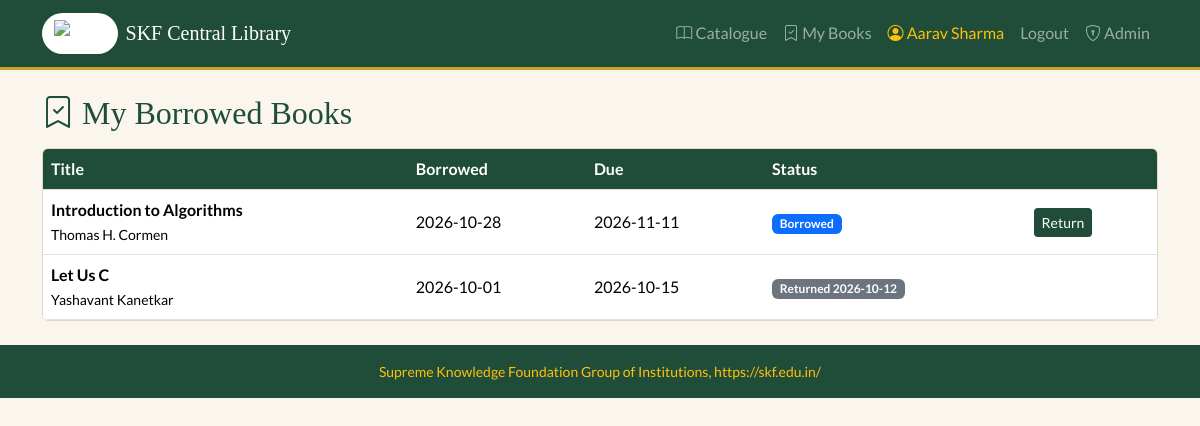
The page /my_books.php (signed in) on the database its author committed.
### tables this page shows
CREATE TABLE borrowings (
  id INT AUTO_INCREMENT PRIMARY KEY,
  student_id INT,
  book_id INT,
  borrow_date VARCHAR(10),
  due_date VARCHAR(10),
  return_date VARCHAR(10) NULL
);

CREATE TABLE books (
  id INT AUTO_INCREMENT PRIMARY KEY,
  title VARCHAR(150),
  author VARCHAR(100),
  category VARCHAR(50),
  isbn VARCHAR(20),
  copies INT,
  available INT
);

### my_books.php (the view, shortened to what this page needs)
<?php
include "db.php";
$sid = $_SESSION['student_id'];
$today = date('Y-m-d');
include "header.php";
$rows = mysqli_query($conn, "SELECT borrowings.*, books.title, books.author FROM borrowings JOIN books ON borrowings.book_id = books.id WHERE borrowings.student_id=$sid ORDER BY borrowings.borrow_date DESC");
?>
<h2 class="mb-3"><i class="bi bi-bookmark-check"></i> My Borrowed Books</h2>
<div class="table-responsive card">
<table class="table align-middle mb-0">
  <thead><tr><th>Title</th><th>Borrowed</th><th>Due</th><th>Status</th><th></th></tr></thead>
  <tbody>
  <?php
  while ($r = mysqli_fetch_assoc($rows)) {
      echo "<tr><td><strong>" . $r['title'] . "</strong><br><small>" . $r['author'] . "</small></td>";
      echo "<td>" . $r['borrow_date'] . "</td><td>" . $r['due_date'] . "</td>";
      if ($r['return_date'] != "") {
          echo "<td><span class='badge bg-secondary'>Returned " . $r['return_date'] . "</span></td><td></td>";
      } else {
          if ($r['due_date'] < $today) {
              echo "<td><span class='badge bg-danger'>Overdue</span></td>";
          } else {
              echo "<td><span class='badge bg-primary'>Borrowed</span></td>";
          }
          echo "<td><a class='btn btn-sm btn-forest' href='return_book.php?id=" . $r['id'] . "'>Return</a></td>";
      }
      echo "</tr>";
  }
  ?>
  </tbody>
</table>
</div>
<?php include "footer.php"; ?>

### head.php (style rules this page uses)
body { background:#faf6ee; font-family:'Lato',sans-serif; color:#2b2b2b; }
h1,h2,h3,h4,h5,.brand { font-family:'Playfair Display',serif; color:#1f4d3a; }
.btn-forest { background:#1f4d3a; color:#fff; border:none; }
.card { border:1px solid #e3d9c2; background:#fffdf8; }
.table thead th { background:#1f4d3a; color:#fff; font-weight:700; }

### rows shown on the page
borrowings: book.title "Introduction to Algorithms", book.author "Thomas H. Cormen", borrow_date "2026-10-28", due_date "2026-11-11", shows "Borrowed"
borrowings: book.title "Let Us C", book.author "Yashavant Kanetkar", borrow_date "2026-10-01", due_date "2026-10-15", return_date "2026-10-12"

### other values the page prints
$_SESSION['student_name'] "Aarav Sharma"
